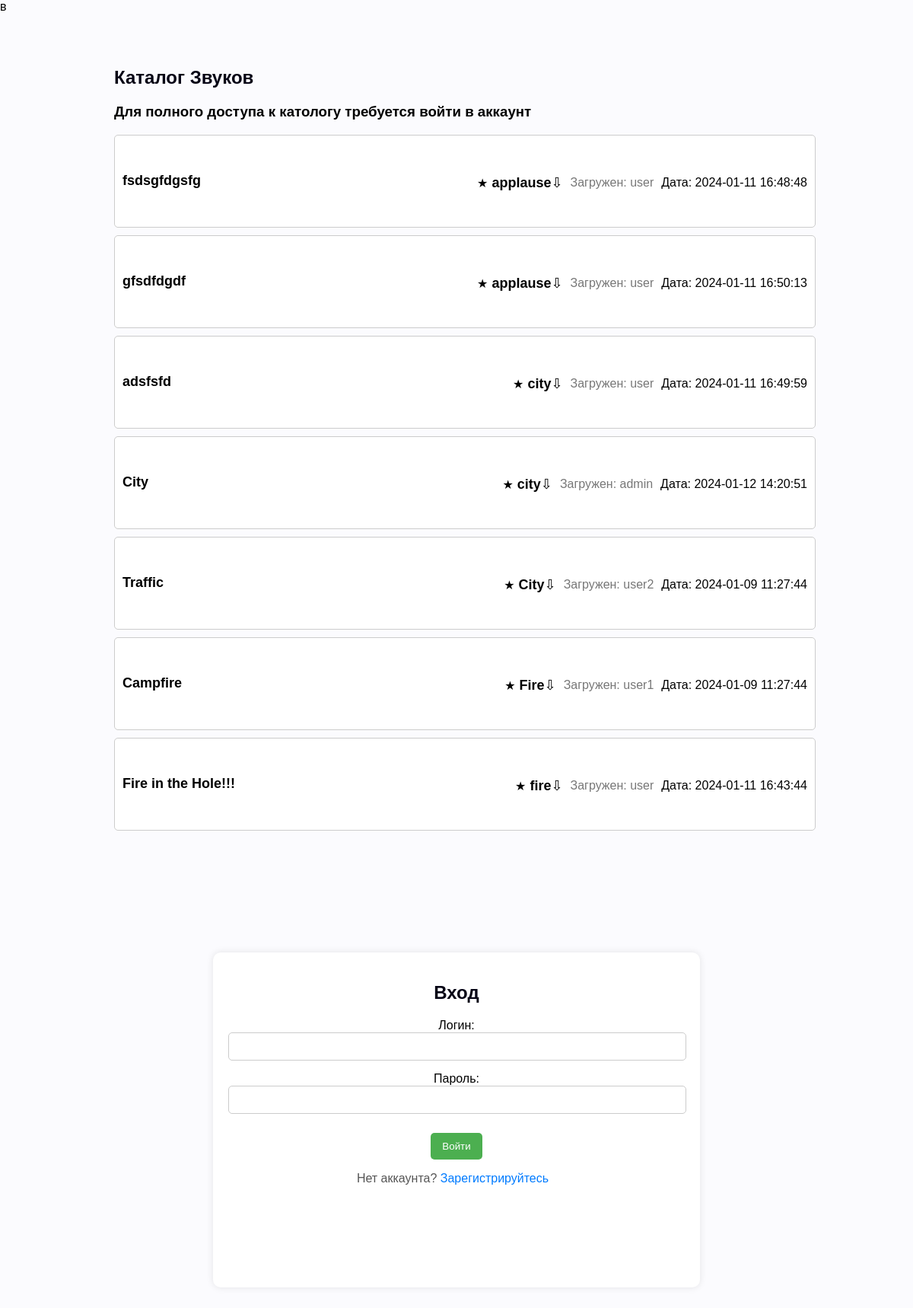
The page /login.php on the database its author committed.
### tables this page shows
CREATE TABLE `sounds` (
  `id` int(11) NOT NULL,
  `category` varchar(255) DEFAULT NULL,
  `title` varchar(255) DEFAULT NULL,
  `file_path` varchar(255) DEFAULT NULL,
  `user_id` int(11) DEFAULT NULL,
  `created_at` timestamp NOT NULL DEFAULT current_timestamp(),
  `description` varchar(255) DEFAULT NULL
);

CREATE TABLE `users` (
  `id` int(11) NOT NULL,
  `username` varchar(255) DEFAULT NULL,
  `password` varchar(255) DEFAULT NULL,
  `created_at` timestamp NOT NULL DEFAULT current_timestamp(),
  `is_admin` tinyint(1) DEFAULT 0
);

### login.php (the view, shortened to what this page needs)
<?php
include('db_config.php');
$query = $pdo->prepare("SELECT * FROM sounds ORDER BY category, title");
$query->execute();
$sounds = $query->fetchAll(PDO::FETCH_ASSOC);
?>
<!DOCTYPE html>
<html lang="en">
<head>
    <link rel="stylesheet" href="style.css">в
</head>
<body>
<div class="catalog-container">
        <div class="sound-list">
            <h2 class="text1">Каталог Звуков</h2>
            <h3 class="text1">Для полного доступа к катологу требуется войти в аккаунт</h3>
            <?php
            $servername = "localhost";
            $username = "root";
            $password = "";
            $dbname = "sounds_collection";
            $conn = new mysqli($servername, $username, $password, $dbname);
            function getUserInfo($user_id) {
                global $conn;
                $sql = "SELECT * FROM users WHERE id = ?";
                $stmt = $conn->prepare($sql);
                $stmt->bind_param("i", $user_id);
                $stmt->execute();
                $result = $stmt->get_result();
                if ($result->num_rows > 0) {
                    $user_info = $result->fetch_assoc();
                    return $user_info;
                } else {
                    $stmt->close();
                    return false;
                }
            }
            if ($sounds) {
                foreach ($sounds as $sound) {
                    echo '<div class="sound-item">';
                    echo '<div class="sound-details">';
                    echo '<div class="sound-title">' . $sound['title'] . '</div>';
                    echo '<div class="sound-info">';
                    echo '<div class="category-icon">&#9733;</div>';
                    echo '<div class="sound-title">' . $sound['category'] . '</div>';
                    echo '<div class="download-icon">&#8681;</div>';
                    $user_id = $sound['user_id'];
                    $user_info = getUserInfo($user_id);
                    if ($user_info) {
                        echo '<div class="uploaded-by">Загружен: ' . $user_info['username'] . '</div>';
                    } else {
                        echo '<div class="uploaded-by">Неизвестный</div>';
                    }
                    echo '<div class="created-at">Дата: ' . $sound['created_at'] . '</div>';
                    echo '</div>';
                    echo '</div>';
                    echo '</div>';
                }
            } else {
                echo '<p>Звуков в каталоге нет.</p>';
            }
            ?>
        </div>
    </div>
<div class="login-container">
    <div class="login-box">
        <form method="post" action="<?php echo htmlspecialchars($_SERVER["PHP_SELF"]); ?>">
            <h2>Вход</h2>
            <label for="username">Логин:</label>
            <input type="text" id="username" name="username" required>
            <label for="password">Пароль:</label>
            <input type="password" id="password" name="password" required>
            <button type="submit">Войти</button>
            <p>Нет аккаунта? <a href="register.php">Зарегистрируйтесь</a></p>
        </form>
    </div>
</div>
</body>
</html>

### style.css (style rules this page uses)
body { margin: 0; padding: 0; font-family: Arial, sans-serif; background-color: #FBFBFE; }
h2 { color: #050315; }
.login-container { display: flex; align-items: center; justify-content: center; margin-top: 100px; margin-bottom: 100px; }
.login-box { width: 600px; height: 400px; background-color: #fff; padding: 20px; border-radius: 10px; box-shadow: 0 0 10px rgba(0, 0, 0, 0.1); text-align: center; }
input, select { width: calc(100% - 20px); padding: 10px; margin-bottom: 15px; border: 1px solid #ccc; border-radius: 5px; }
button { background-color: #4caf50; color: #fff; padding: 10px 15px; border: none; border-radius: 5px; cursor: pointer; }
.catalog-container { display: flex; align-items: center; justify-content: center; }
.sound-list { width: 900px; padding: 50px; }
.sound-item { width: 900px; height: 100px; display: flex; align-items: center; border: 1px solid #ccc; border-radius: 5px; margin-bottom: 10px; padding: 10px; background-color: #fff; }
.sound-details { flex-grow: 1; }
.sound-title { font-size: 18px; font-weight: bold; }
.sound-info { display: flex; align-items: center; margin-top: 5px; }
.category-icon, .download-icon { font-size: 16px; margin-right: 5px; }
.uploaded-by, .creation-date { font-size: 16px; color: #666; }
p { color: #555; }
a { text-decoration: none; color: #007bff; margin-right: 10px; }
.sound-details { display: flex; justify-content: space-between; align-items: center; }
.sound-info { display: flex; align-items: center; }
.download-icon { font-size: 18px; margin-right: 10px; }
.uploaded-by { color: #777; margin-right: 10px; }

### rows shown on the page
sounds: title "fsdsgfdgsfg", category "applause", user.username "user", created_at "2024-01-11 16:48:48"
sounds: title "gfsdfdgdf", category "applause", user.username "user", created_at "2024-01-11 16:50:13"
sounds: title "adsfsfd", category "city", user.username "user", created_at "2024-01-11 16:49:59"
sounds: title "City", category "city", user.username "admin", created_at "2024-01-12 14:20:51"
sounds: title "Traffic", category "City", user.username "user2", created_at "2024-01-09 11:27:44"
sounds: title "Campfire", category "Fire", user.username "user1", created_at "2024-01-09 11:27:44"
sounds: title "Fire in the Hole!!!", category "fire", user.username "user", created_at "2024-01-11 16:43:44"
